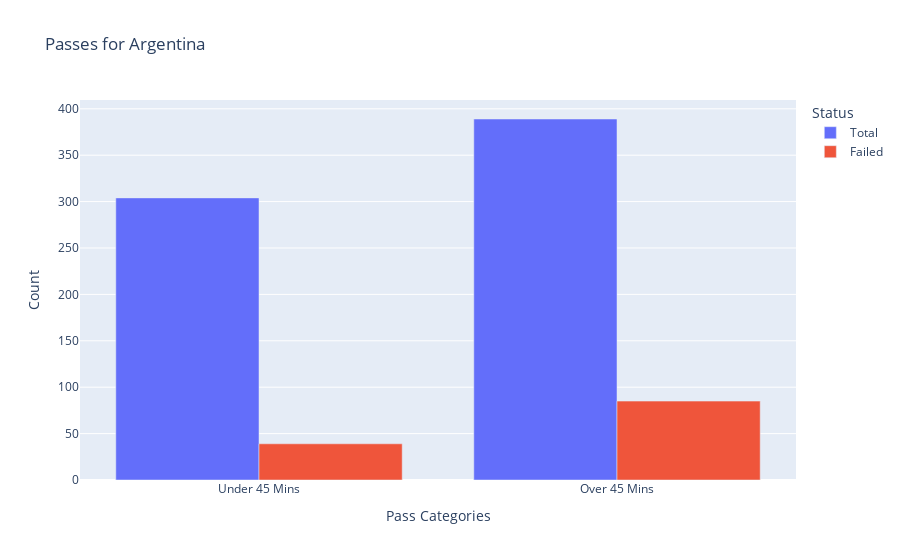

The notebook cell this image was saved under:
### Markdown cell above
### Similarly caclulating all the values for argentina

### Code cell
## filtering the dataset for Argentina only
df_france_stats = df[df['team']=='Argentina']
## filtering the dataset above

## total passes under 45 mins
total_pass_under_45 = df_france_stats[(df_france_stats['type']=='Pass') & (df_france_stats['minute']<=45)].shape[0]

## total passes over 45 mmins
total_pass_over_45 = df_france_stats[(df['type']=='Pass') & (df['minute']>45)].shape[0]

## total failed passes under 45 mins
tota_failed_under_45 = df_france_stats[
    (df_france_stats['type'] == 'Pass') & 
    (df_france_stats['minute'] <= 45) & 
    (df_france_stats['pass_outcome'].isin(['Out', 'Incomplete']))
].shape[0]

## total failed passes over 45 mins
tota_failed_over_45 = df_france_stats[
    (df_france_stats['type'] == 'Pass') & 
    (df_france_stats['minute'] > 45) & 
    (df_france_stats['pass_outcome'].isin(['Out', 'Incomplete']))
].shape[0]

# Creating a dictionary
data = {'Category': ['Under 45 Mins', 'Over 45 Mins'],
        'Total': [total_pass_under_45, total_pass_over_45],
        'Failed': [tota_failed_under_45, tota_failed_over_45]}

# Create DataFrame
passes_data = pd.DataFrame(data)

# Melt the DataFrame to long format for Plotly Express
passes_data_long = passes_data.melt(id_vars='Category', var_name='Status', value_name='Count')

fig = px.bar(passes_data_long, x='Category', y='Count', color='Status', barmode='group',
             labels={'Category': 'Pass Categories', 'Count': 'Count'},
             title='Passes for Argentina')
fig.show()

### Figure 1 — Plotly figure (JSON) as saved in the notebook; plotly's stock layout.template omitted (floating-point values rounded to 4 significant figures)
{"data": [{"alignmentgroup": "True", "hovertemplate": "Status=Total<br>Pass Categories=%{x}<br>Count=%{y}<extra></extra>", "legendgroup": "Total", "marker": {"color": "#636efa", "pattern": {"shape": ""}}, "name": "Total", "offsetgroup": "Total", "orientation": "v", "showlegend": true, "textposition": "auto", "type": "bar", "x": ["Under 45 Mins", "Over 45 Mins"], "xaxis": "x", "y": [304, 389], "yaxis": "y"}, {"alignmentgroup": "True", "hovertemplate": "Status=Failed<br>Pass Categories=%{x}<br>Count=%{y}<extra></extra>", "legendgroup": "Failed", "marker": {"color": "#EF553B", "pattern": {"shape": ""}}, "name": "Failed", "offsetgroup": "Failed", "orientation": "v", "showlegend": true, "textposition": "auto", "type": "bar", "x": ["Under 45 Mins", "Over 45 Mins"], "xaxis": "x", "y": [39, 85], "yaxis": "y"}], "layout": {"barmode": "group", "legend": {"title": {"text": "Status"}, "tracegroupgap": 0}, "title": {"text": "Passes for Argentina"}, "xaxis": {"anchor": "y", "domain": [0, 1], "title": {"text": "Pass Categories"}}, "yaxis": {"anchor": "x", "domain": [0, 1], "title": {"text": "Count"}}}}
